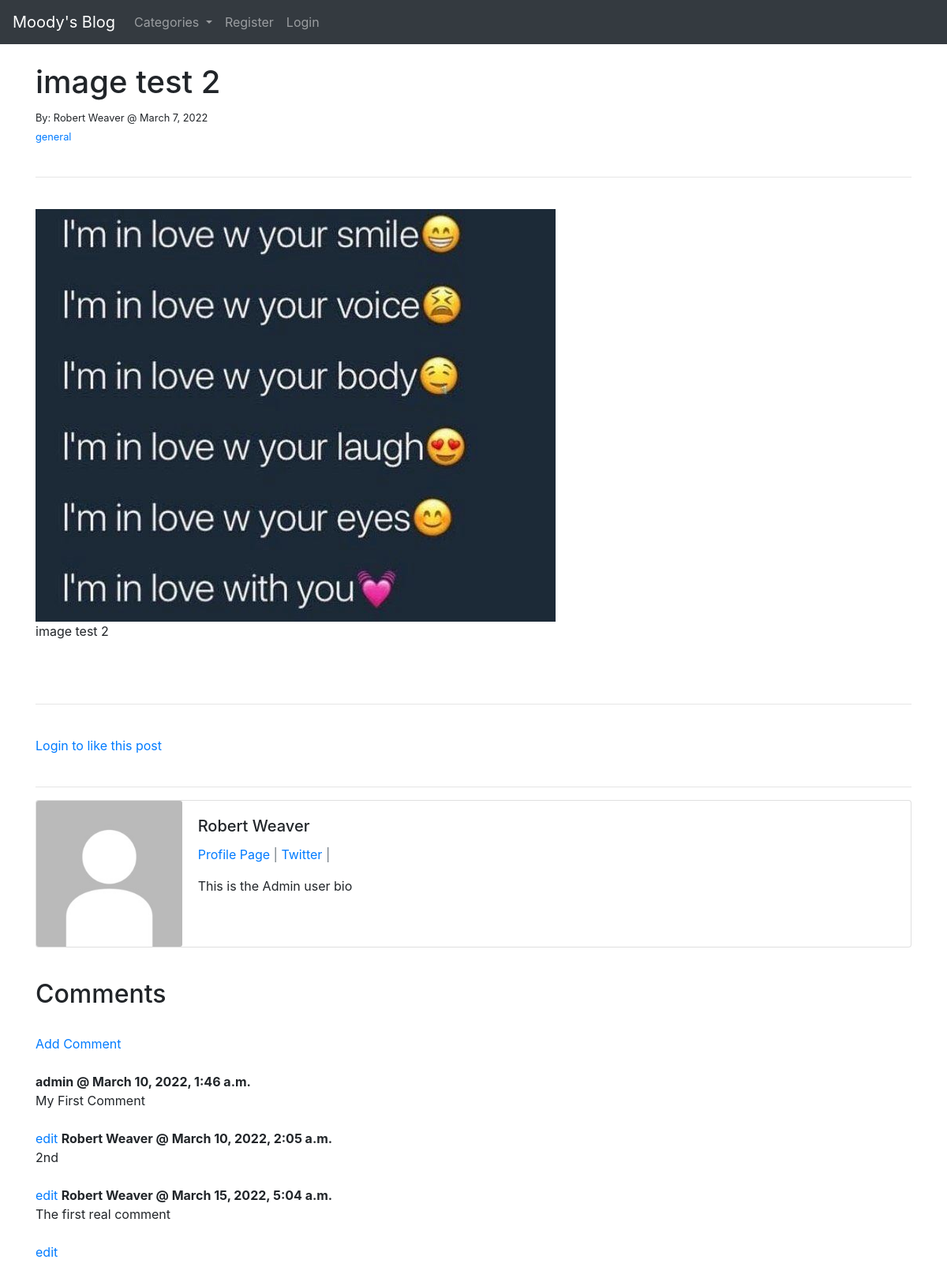
The page /post/admin/14/ on the database its author committed.
### moodyblog/theblog/models.py (models this page shows, shortened)
class Post(models.Model):
    title = models.CharField(max_length=255, blank=True)
    header_image = models.ImageField(null=True, blank=True, upload_to='images/')
    title_tag = models.CharField(max_length=255)
    author = models.ForeignKey(User, on_delete=models.CASCADE)
    body = RichTextField(blank=True, null=True)
    post_date = models.DateField(auto_now_add=True)
    category = models.CharField(max_length=255, default='general')
    snippet = models.CharField(max_length=255)
    likes = models.ManyToManyField(User, related_name='blog_posts')
    def total_likes(self):
        return self.likes.count()

class Profile(models.Model):
    user = models.OneToOneField(User, null=True, on_delete=models.CASCADE)
    bio = models.TextField()
    profile_pic = models.ImageField(null=True, blank=True, upload_to='images/profile_pics/')
    website_url = models.CharField(max_length=255, null=True, blank=True)
    facebook_url = models.CharField(max_length=255, null=True, blank=True)
    twitter_url = models.CharField(max_length=255, null=True, blank=True)
    instagram_url = models.CharField(max_length=255, null=True, blank=True)

class Comment(models.Model):
    post = models.ForeignKey(Post, related_name="comments", on_delete=models.CASCADE)
    name = models.CharField(max_length=255)
    body = models.TextField()
    date_added = models.DateTimeField(auto_now_add=True)

### moodyblog/theblog/views.py (the view)
# urls.py: path('post/<str:author>/<int:pk>/', ArticleDetailView.as_view(), name="article-detail"),
class ArticleDetailView(DetailView):
    model = Post
    template_name = 'article_details.html'
    def get_context_data(self, *args, **kwargs):
        cat_menu = Category.objects.all()
        stuff = get_object_or_404(Post, id=self.kwargs['pk'])
        total_likes = stuff.total_likes()
        liked = False
        if stuff.likes.filter(id=self.request.user.id).exists():
            liked = True
        context = super(ArticleDetailView, self).get_context_data(*args, **kwargs)
        context["cat_menu"] = cat_menu
        context['total_likes'] = total_likes
        context['liked'] = liked
        return context
    def get_queryset(self, *args, **kwargs):
        return super().get_queryset(*args, **kwargs).filter(
            author__username=self.kwargs["author"]
        )

### moodyblog/theblog/models.py (called while the page is built)
    def __str__(self):
        return self.name

### moodyblog/theblog/templates/article_details.html (shortened to what this page needs)
{% extends 'base.html' %}
{% load static %}
{% block content %}
    <h1>{{ post.title }}</h1>
    <small>By:
        {{ post.author.first_name }}
        {{ post.author.last_name }} @ {{ post.post_date }} <br/>
        <a href="{% url 'category' post.category|slugify %}">{{ post.category }}</a><br/>
    </small><br/>
    <hr>
    <br />
    {% if post.header_image %}
        <img src="{{ post.header_image.url }}" />
    {% endif %}
    {{ post.body|safe }}
    <br/><br/>
    <hr>
    <br/>
    <form action="{% url 'like_post' post.pk %}" method="POST">
        {% if user.is_authenticated %}
            {% if liked %}
                <button type="submit" class="btn btn-danger btn-sm" name="post_id" value="{{ post.id }}">Unlike</button> - {{ total_likes }} Likes
            {% else %}
                <button type="submit" class="btn btn-primary btn-sm" name="post_id" value="{{ post.id }}">Like</button> - {{ total_likes }} Likes
            {% endif %}
        {% else %}
            <a href="{% url 'login' %}">Login to like this post</a>
        {% endif %}
    </form>
<br/>
<hr>
<div class="card mb-3">
    <div class="row no-gutters">
      <div class="col-md-2">
      {% if post.author.profile.profile_pic %}
        <img src="{{ post.author.profile.profile_pic.url }}" class="card-img">
      {% else %}
        <img src="{% static 'moodyblog/images/default_profile_pic.jpeg' %}" class="card-img" class="card-img">
      {% endif %}
      </div>
      <div class="col-md-10">
        <div class="card-body">
          <h5 class="card-title">{{ post.author.first_name }} {{ post.author.last_name }}</h5>
          <p class="card-text text-muted">
              <a href="{% url 'show_profile_page' post.author.profile.id %}">Profile Page</a> |
              {% if post.author.profile.twitter_url %}
                <a href="{{ post.author.profile.twitter_url }}">Twitter</a> |
              {% endif %}
          </p>
          <p class="card-text">{{ post.author.profile.bio }}</p>
        </div>
      </div>
    </div>
  </div>
  <br/>
  <h2>Comments</h2>
  <br/>
  {% if not post.comments.all %}
      No comments yet.<a href="{% url 'add_comment' post.pk %}">Be the first to comment!</a>
  {% else %}
      <a href="{% url 'add_comment' post.pk %}">Add Comment</a>
      <br/><br/>
      {% for comment in post.comments.all %}
        <strong>{{ comment.name }} @ {{ comment.date_added }}</strong><br/>
        {{ comment.body }}
        <br/><br/>
        <a href="{% url 'edit_comment' post.pk %}">edit</a>
        {% endfor %}
  {% endif %}
  <br/>
  <br/><br/>
{% endblock %}

### moodyblog/theblog/templates/base.html (shortened to what this page needs)
<!doctype html>
{% load static %}
<html lang="en">
  <head>
    <link rel="stylesheet" href="https://stackpath.bootstrapcdn.com/bootstrap/4.4.1/css/bootstrap.min.css">
  </head>
  <body>
    <nav class="navbar navbar-expand-lg navbar-dark bg-dark">
      <a class="navbar-brand" href="{% url 'home' %}">Moody's Blog</a>
      <div class="collapse navbar-collapse" id="navbarSupportedContent">
        <ul class="navbar-nav mr-auto">
          {% if cat_menu %}
          <li class="nav-item dropdown">
            <a class="nav-link dropdown-toggle" href="#" id="navbarDropdown" role="button" data-toggle="dropdown" aria-haspopup="true" aria-expanded="false">
              Categories
            </a>
          </li>
          {% else %}
            <li class="nav-item">
              <a class="nav-link" href="{% url 'category-list' %}">Category List</a>
            </li>
          {% endif %}
          {% if user.is_authenticated %}
            <li class="nav-item">
              <a class="nav-link" href="{% url 'add_post' %}">Add Post</a>
            </li>
            {% if user.is_superuser %}
              <li class="nav-item">
                <a class="nav-link" href="{% url 'user_list' %}">User List</a>
              </li>
            {% endif %}
          {% else %}
            <li class="nav-item">
              <a class="nav-link" href="{% url 'register' %}">Register</a>
            </li>
            <li class="nav-item">
              <a class="nav-link" href="{% url 'login' %}">Login</a>
            </li>
          {% endif %}
        </ul>
      </div>
    </nav>
    <br/>
    <div class="container">
        {% block content %}
        {% endblock %}
    </div>
  </body>
</html>

### rows shown on the page
Post: title "image test 2", author.first_name "Robert", author.last_name "Weaver", post_date "March 7, 2022", category "general", header_image (picture), body "image test 2", author.profile.bio "This is the Admin user bio"
Comment: name "admin", date_added "March 10, 2022, 1:46 a.m.", body "My First Comment"
Comment: name "Robert Weaver", date_added "March 10, 2022, 2:05 a.m.", body "2nd"
Comment: name "Robert Weaver", date_added "March 15, 2022, 5:04 a.m.", body "The first real comment"
